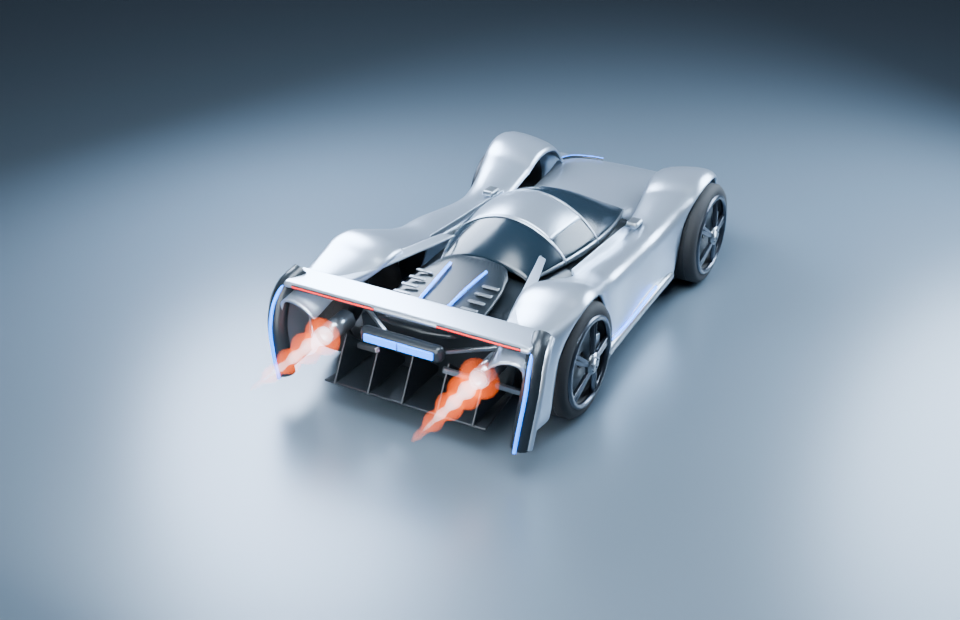
#> input picture art/exhaust-concepts/1-dense-gas.png, 960 x 620 px; its folder holds 4 pictures in this run
$ python compose.py
#> lines starting #> are read from the running program, lines starting #| are printed output that depends on the picture
from pathlib import Path
from PIL import Image, ImageDraw, ImageFont
out=Path(__file__).resolve().parent
sheet=Image.new('RGB',(1920,1360),'#131b27');d=ImageDraw.Draw(sheet)
#> after `sheet = Image.new('RGB', (1920, 1360), '#131b27')`:
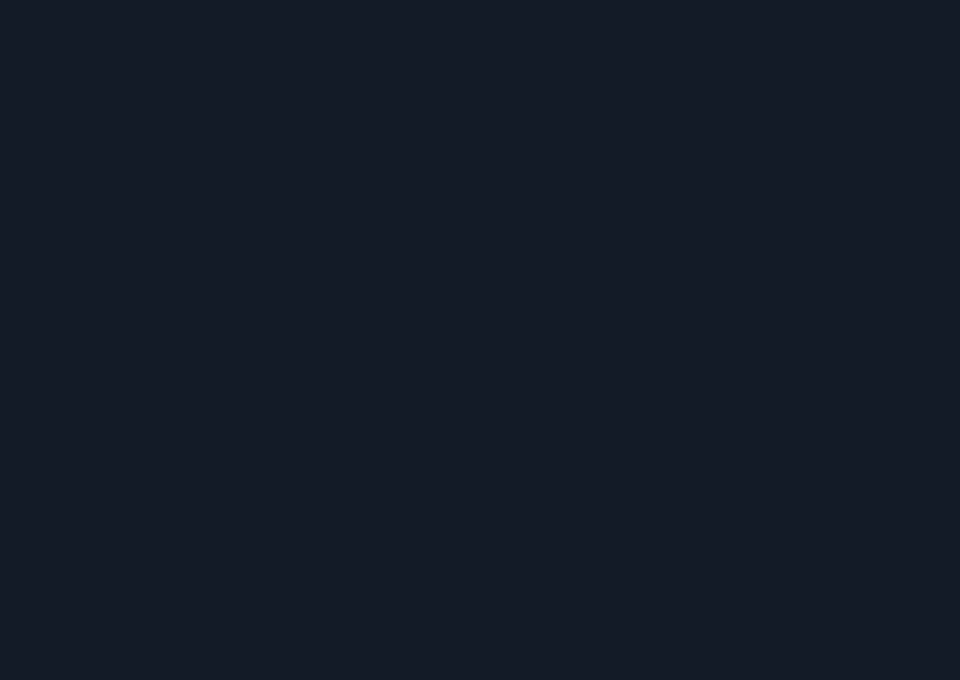
#> sheet: PIL image 1920x1360 RGB (shown at 1/2 size); mean R, G, B 19, 27, 39
font=ImageFont.truetype('/System/Library/Fonts/Supplemental/Arial.ttf',28)
for col,v in enumerate(['1-dense','2-wide']):
 for row,mode in enumerate(['gas','nitro']):
  img=Image.open(out/f'{v}-{mode}.png').convert('RGB');sheet.paste(img,(col*960,row*680+50))
#> after `sheet.paste(img, (col * 960, row * 680 + 50))`:
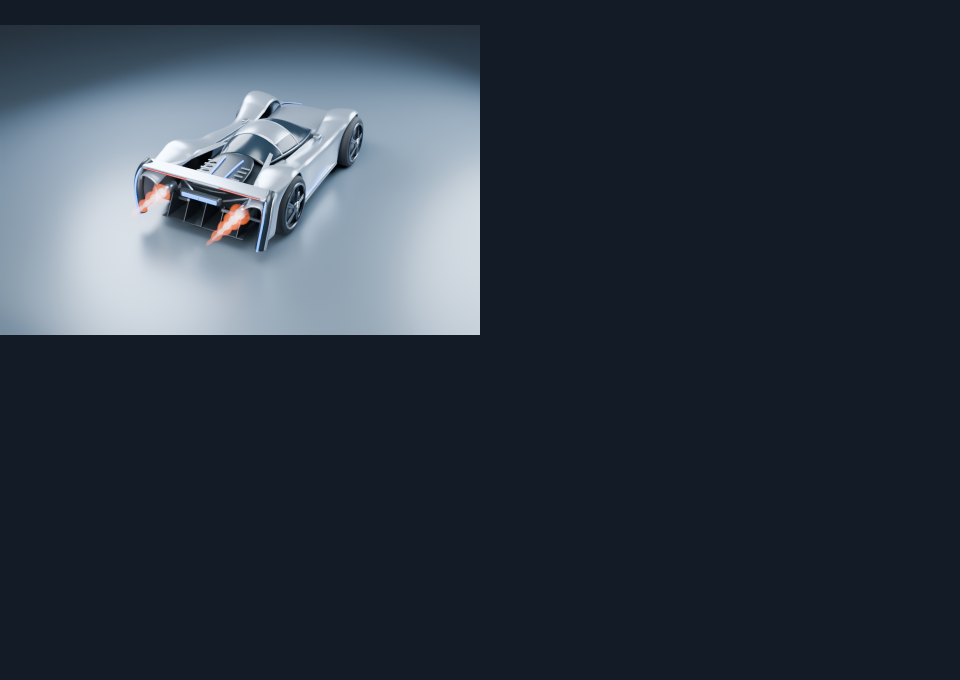
#> sheet: PIL image 1920x1360 RGB (shown at 1/2 size); mean R, G, B 46.2, 55.9, 68.3
  d.text((col*960+25,row*680+12),f'{col+1}. '+('Dense flame' if col==0 else 'Wide arcade flame')+' / '+mode.upper(),font=font,fill='white')
#> pass 2 of the loop `for col,v in enumerate(['1-dense','2-wide']):`:
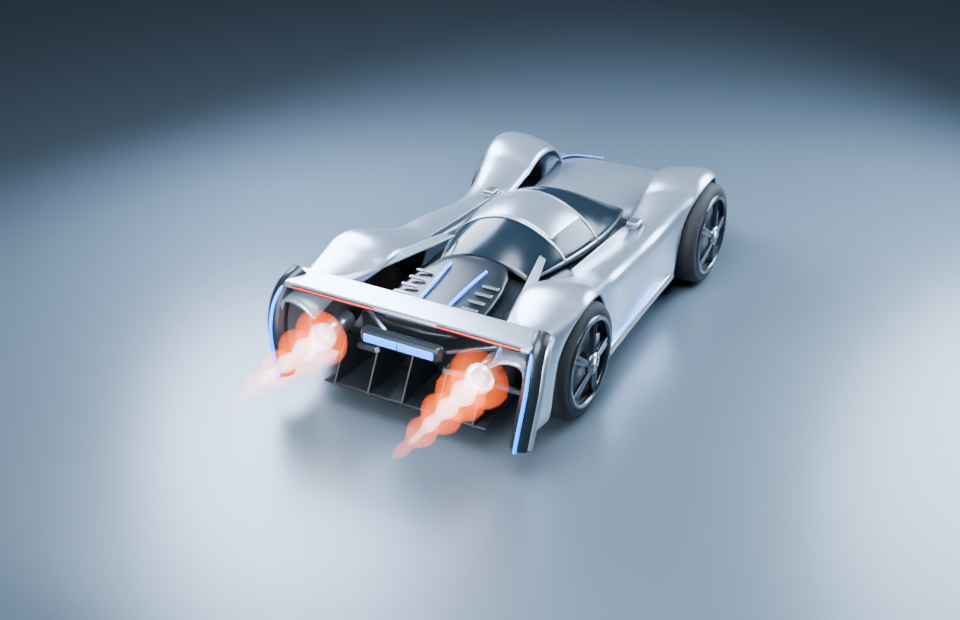
#> input picture art/exhaust-concepts/2-wide-gas.png, 960 x 620 px
#> `sheet.paste(img, (col * 960, row * 680 + 50))`:
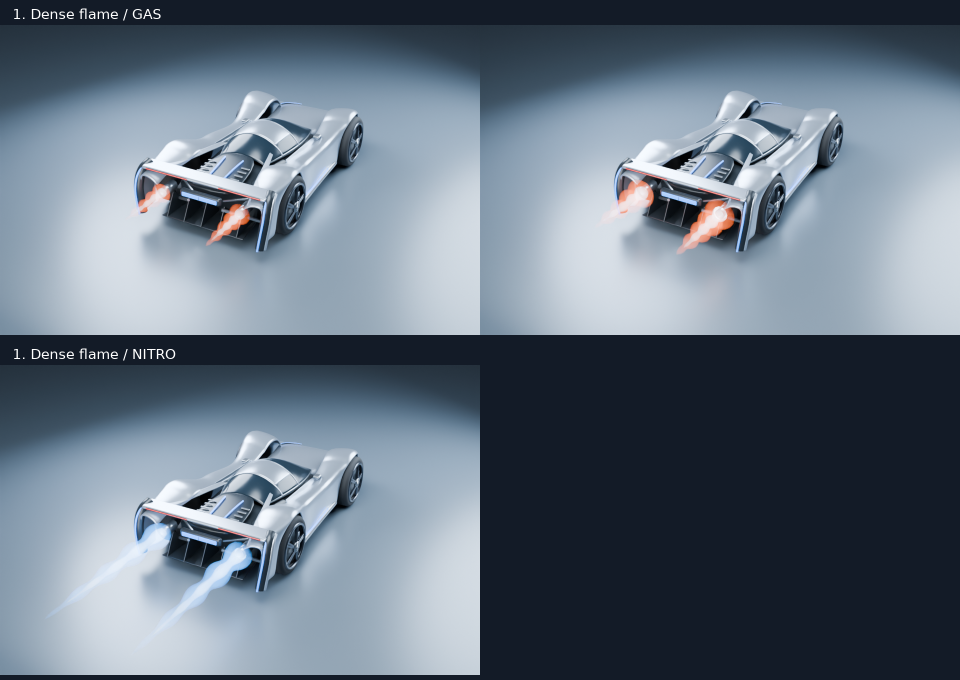
#> sheet: PIL image 1920x1360 RGB (shown at 1/2 size); mean R, G, B 101.3, 114.3, 128
sheet.save(out/'comparison.png')
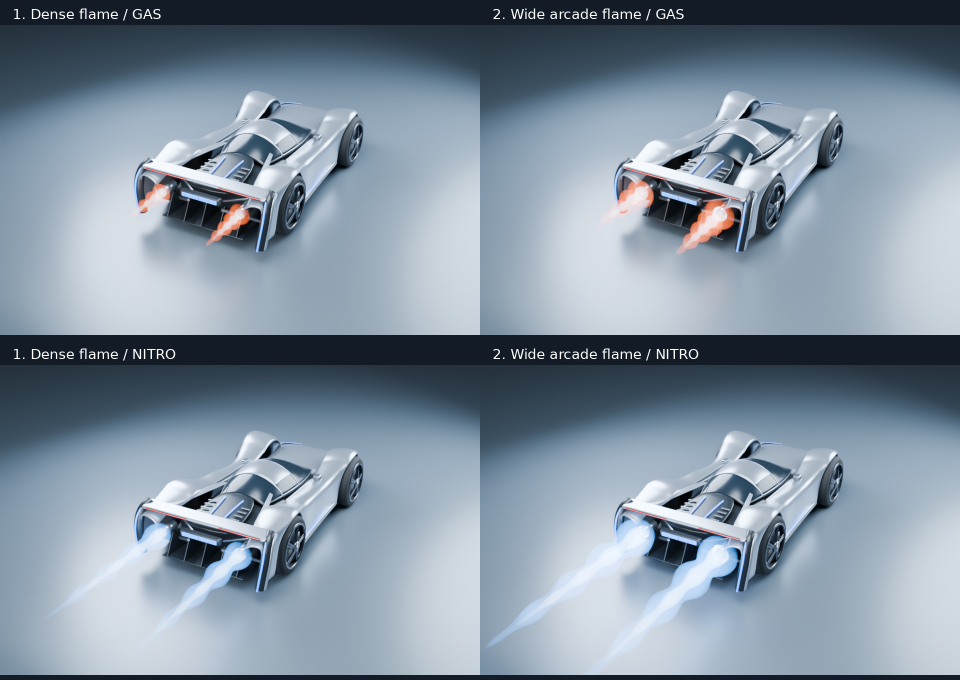
#> saved as comparison.png: PIL image 1920x1360 RGB (shown at 1/2 size); mean R, G, B 129.4, 144.4, 158.8
